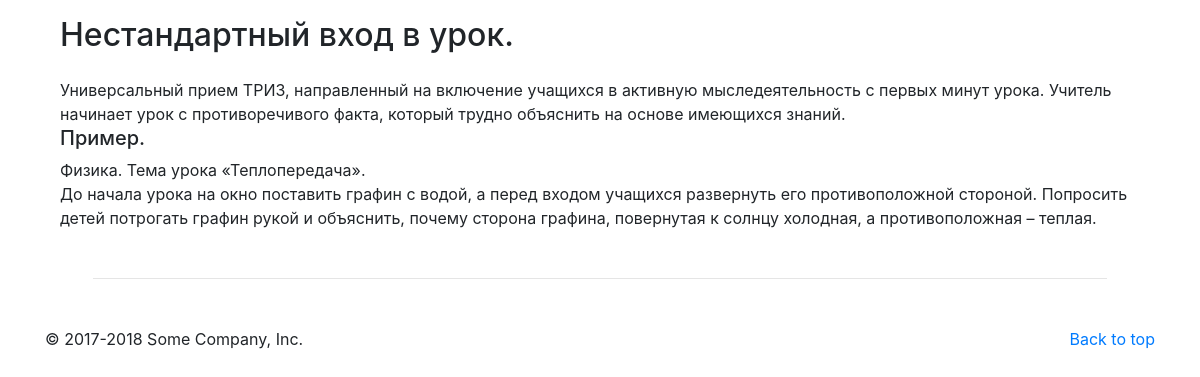
The page /card.php?stage=beginning&id=1 on the database its author committed.
### tables this page shows
CREATE TABLE `beginning` (
  `id` int(10) UNSIGNED NOT NULL,
  `name` varchar(400) NOT NULL,
  `description` varchar(10000) NOT NULL
);

### card.php (the view, shortened to what this page needs)
<?php
    require_once("configDB.php");
?>
<!doctype html>
<html lang="en">
  <head>
    <link rel="stylesheet" href="https://stackpath.bootstrapcdn.com/bootstrap/4.1.3/css/bootstrap.min.css">
  </head>
  <body>
    <section class="container m-3 ml-auto mr-auto">
			<?php
        $result = $pdo->query('SELECT stage_table_name FROM stages');
        $stages = array();
        while($row = $result->fetch(PDO::FETCH_ASSOC)){
          $stages[] = $row['stage_table_name'];
        }
        if (isset($_GET['stage']) && isset($_GET['id'])) {
          $table = htmlspecialchars($_GET['stage']);
          if (in_array($table, $stages)){
            $id = $_GET['id'];
            $qu = "SELECT * FROM ".$table." WHERE id=:id";
            $stmt = $pdo->prepare($qu);
            $stmt->execute([':id' => $id]);
            $row = $stmt->fetch(PDO::FETCH_ASSOC);
            echo '<section class="container">
                <h2 class="mb-4">'.$row['name'].'</h2>
                <section>'.$row['description'].'</section>
            </section>';
          }
      }
      ?>
    </section>
    <section class="container">
    	<hr class="featurette-divider m-5">
    </section>
    <footer class="container pb-5">
        <p class="float-right"><a href="#">Back to top</a></p>
        <p>© 2017-2018 Some Company, Inc.</p>
    </footer>
  </body>
</html>

### rows shown on the page
beginning: name "Нестандартный вход в урок.", description "Универсальный прием ТРИЗ, направленный на включение учащихся в активную мыследеятельность с первых минут урока. Учитель начинает урок с противоречивого факта, который трудно объяснить на основе имеющихся знаний. Пример. Физика. Тема урока «Теплопередача». До начала урока на окно поставить графин с водой, а перед входом учащихся развернуть его противоположной стороной. Попросить детей потрогать графин рукой и объяснить, почему сторона графина, повернутая к солнцу холодная, а противоположная – теплая."
